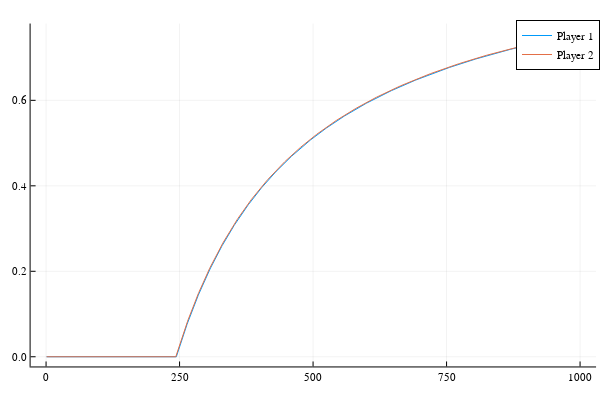

Notebook cell for this chart:
### Code cell
ts_length = 1000
init_actions = (1, 1)
series = time_series(ldy, ts_length, init_actions)
seriesB_1 = [i==2 ? 1 : 0 for i in series[1,:]]
seriesB_2 = [i==2 ? 1 : 0 for i in series[2,:]]
freq1 = accumulate(+, seriesB_1) ./ collect(1:ts_length) 
freq2 = accumulate(+, seriesB_2) ./ collect(1:ts_length)
labels=["Player 1" "Player 2"]
plot([freq1, freq2], label=labels)

### Figure 1 — Plotly figure (JSON) as saved in the notebook; plotly's stock layout.template omitted (floating-point values rounded to 4 significant figures; data arrays with more than 128 entries replaced by an {"elided": "..."} marker saying what was removed)
{"data": [{"colorbar": {"len": 0.9525, "title": "", "x": 0.9934, "y": 0.5139}, "legendgroup": "Player 1", "line": {"color": "rgba(0, 154, 250, 1.000)", "dash": "solid", "shape": "linear", "width": 1}, "mode": "lines", "name": "Player 1", "showlegend": true, "type": "scatter", "x": {"elided": "1000 int values"}, "xaxis": "x", "y": {"elided": "1000 float values"}, "yaxis": "y", "zmax": null, "zmin": null}, {"colorbar": {"len": 0.9525, "title": "", "x": 0.9934, "y": 0.5139}, "legendgroup": "Player 2", "line": {"color": "rgba(227, 111, 71, 1.000)", "dash": "solid", "shape": "linear", "width": 1}, "mode": "lines", "name": "Player 2", "showlegend": true, "type": "scatter", "x": {"elided": "1000 int values"}, "xaxis": "x", "y": {"elided": "1000 float values"}, "yaxis": "y", "zmax": null, "zmin": null}], "layout": {"annotations": [], "height": 400, "legend": {"bgcolor": "rgba(255, 255, 255, 1.000)", "bordercolor": "rgba(0, 0, 0, 1.000)", "borderwidth": 1, "font": {"color": "rgba(0, 0, 0, 1.000)", "family": "sans-serif", "size": 11}, "title": {"font": {"color": "rgba(0, 0, 0, 1.000)", "family": "sans-serif", "size": 15}, "text": ""}, "tracegroupgap": 0, "traceorder": "normal", "x": 1, "xanchor": "auto", "y": 1, "yanchor": "auto"}, "margin": {"b": 20, "l": 0, "r": 0, "t": 20}, "paper_bgcolor": "rgba(255, 255, 255, 1.000)", "plot_bgcolor": "rgba(255, 255, 255, 1.000)", "showlegend": true, "width": 600, "xaxis": {"anchor": "y", "domain": [0.05101, 0.9934], "gridcolor": "rgba(0, 0, 0, 0.100)", "gridwidth": 0.5, "linecolor": "rgba(0, 0, 0, 1.000)", "mirror": false, "range": [-28.97, 1030.0], "showgrid": true, "showline": true, "showticklabels": true, "tickangle": 0, "tickcolor": "rgb(0, 0, 0)", "tickfont": {"color": "rgba(0, 0, 0, 1.000)", "family": "sans-serif", "size": 11}, "tickmode": "array", "ticks": "inside", "ticktext": ["0", "250", "500", "750", "1000"], "tickvals": [0, 250, 500, 750, 1000], "title": "", "titlefont": {"color": "rgba(0, 0, 0, 1.000)", "family": "sans-serif", "size": 15}, "type": "-", "visible": true, "zeroline": false, "zerolinecolor": "rgba(0, 0, 0, 1.000)"}, "yaxis": {"anchor": "x", "domain": [0.03762, 0.9902], "gridcolor": "rgba(0, 0, 0, 0.100)", "gridwidth": 0.5, "linecolor": "rgba(0, 0, 0, 1.000)", "mirror": false, "range": [-0.02271, 0.7797], "showgrid": true, "showline": true, "showticklabels": true, "tickangle": 0, "tickcolor": "rgb(0, 0, 0)", "tickfont": {"color": "rgba(0, 0, 0, 1.000)", "family": "sans-serif", "size": 11}, "tickmode": "array", "ticks": "inside", "ticktext": ["0.0", "0.2", "0.4", "0.6"], "tickvals": [0, 0.2, 0.4, 0.6], "title": "", "titlefont": {"color": "rgba(0, 0, 0, 1.000)", "family": "sans-serif", "size": 15}, "type": "-", "visible": true, "zeroline": false, "zerolinecolor": "rgba(0, 0, 0, 1.000)"}}}
